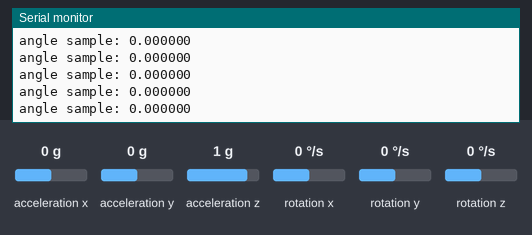
A sketch run on a simulated Arduino Leonardo, built with avr-gcc and run on an emulated ATmega32U4. On the bench: the last lines printed to the serial monitor. The inputs (shaded band) are chosen by the test bench; at power-on: acceleration x 0 g, acceleration z 1 g, acceleration y 0 g, rotation x 0 °/s, rotation y 0 °/s, rotation z 0 °/s. At 9.4 s the program stops and its outputs stay as they are.

Above: at 4.2 s.
4.3 s: acceleration x set to -1.4 g
At 4.8 s:
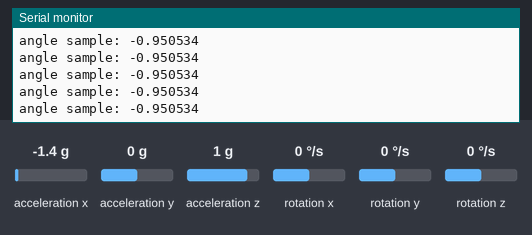
5.8 s: acceleration z set to -1.4 g
At 10.5 s:
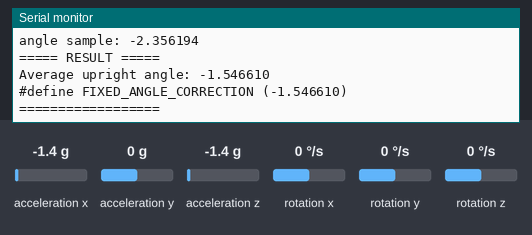
Timing chart, 0 to 10.9 s (numbered marks = the images above; inputs shaded):
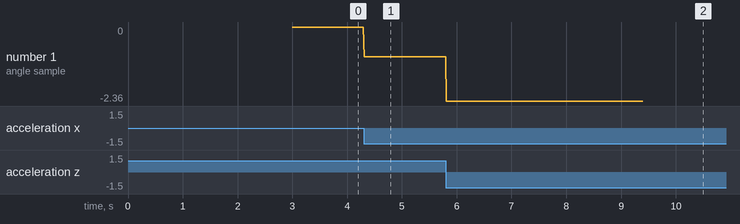

The sketch:

test_gyro.ino
```cpp
#include <Wire.h>
#include <LSM6.h>

LSM6 imu;

float angle_sum = 0;
int sample_count = 0;

void setup() {
  Serial.begin(9600);
  Wire.begin();

  if (!imu.init()) {
    Serial.println("IMU failed");
    while (1);
  }

  imu.enableDefault();

  Serial.println("Hold Rocky upright and still...");
  delay(3000);
}

void loop() {

  imu.read();

  // compute tilt using accelerometer
  float ax = imu.a.x;
  float az = imu.a.z;

  float angle = atan2(ax, az);  // radians

  Serial.print("angle sample: ");
  Serial.println(angle,6);

  angle_sum += angle;
  sample_count++;

  delay(10);

  if (sample_count >= 500) {

    float avg_angle = angle_sum / sample_count;

    Serial.println();
    Serial.println("===== RESULT =====");
    Serial.print("Average upright angle: ");
    Serial.println(avg_angle,6);

    Serial.println();
    Serial.print("#define FIXED_ANGLE_CORRECTION (");
    Serial.print(avg_angle,6);
    Serial.println(")");
    Serial.println("==================");

    while(1);
  }
}
```

Measured:
- after the input at 4.3 s, the serial monitor: prints a new line at once (image 1)
- after the input at 5.8 s, the serial monitor: prints a new line at once (image 2)
- plotted number 1: 0 → -0.95 after the input at 4.3 s, -0.95 → -2.36 after the input at 5.8 s
